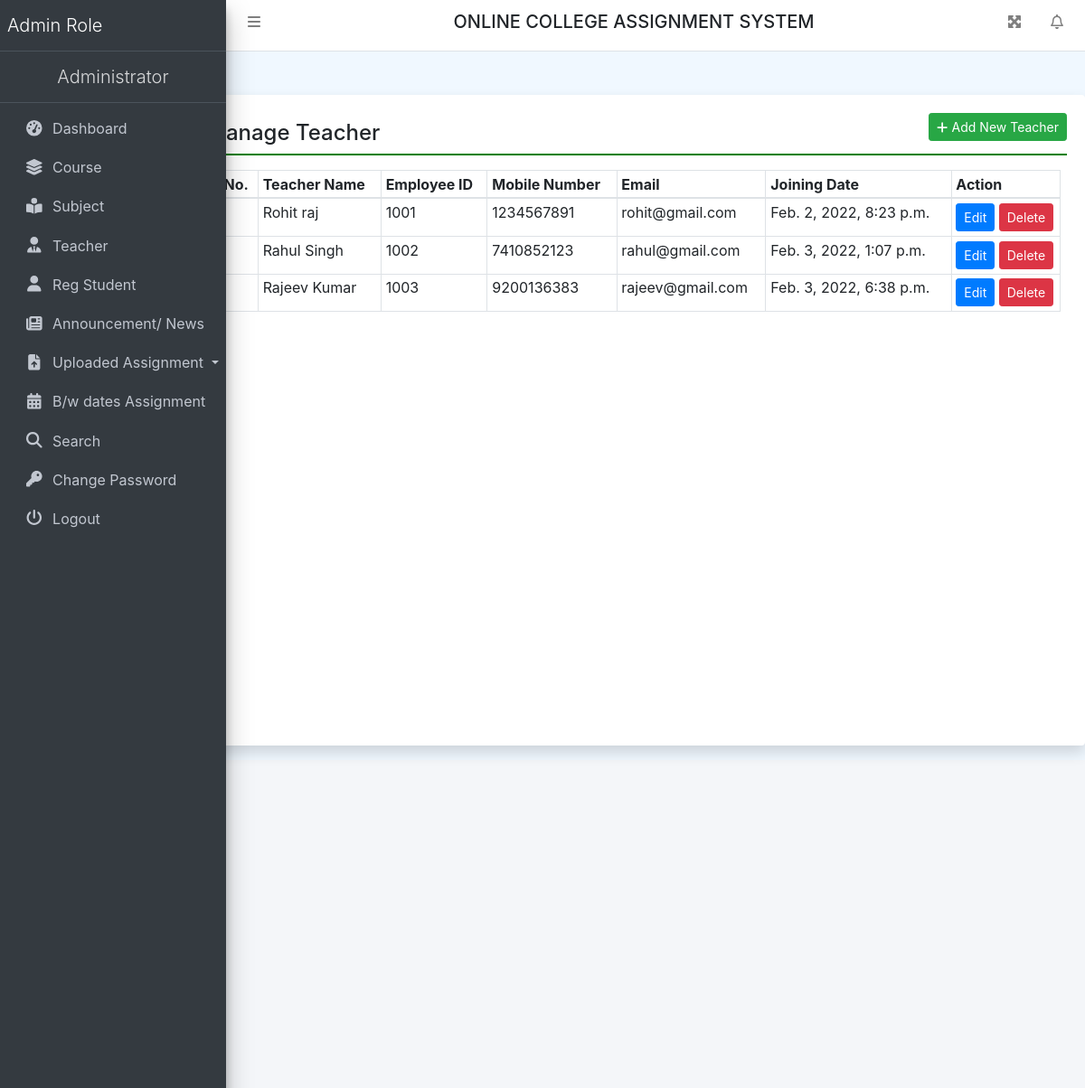
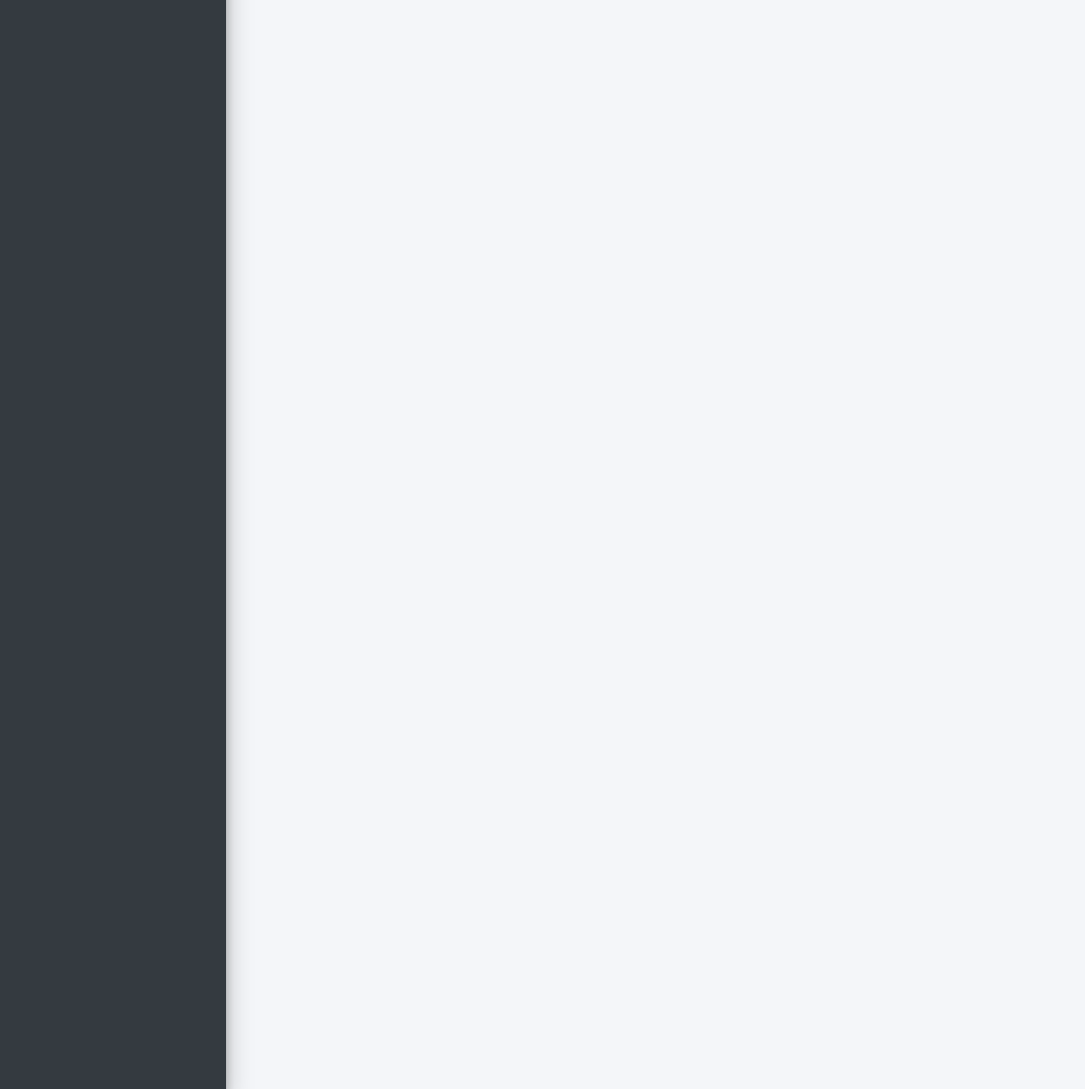
The page /teacher (signed in) on the database its author committed (2 pictures, top to bottom).
### collegeAssignment/models.py (models this page shows, shortened)
class Teacher(models.Model):
    users = models.ForeignKey(User, on_delete=models.CASCADE)
    EmpID = models.IntegerField(null=True)
    MobileNumber = models.CharField(max_length=15, null=True)
    Gender = models.CharField(max_length=50, null=True)
    Dob = models.DateField(null=True)
    course = models.ForeignKey(Course, on_delete=models.CASCADE)
    Religion = models.CharField(max_length=100, null=True)
    Address = models.CharField(max_length=300, null=True)
    ProfilePic = models.FileField(max_length=200, null=True)
    JoiningDate = models.DateTimeField(auto_now_add=True)

### collegeAssignment/views.py (the view, shortened to what this page needs)
# urls.py: path('teacher', teacher, name='teacher'),
def teacher(request):
    if not request.user.is_authenticated:
        return redirect('admin_login')
    course = Course.objects.all()
    teacher = Teacher.objects.all()
    try:
        empid = 1001 if Teacher.objects.count() == 0 else Teacher.objects.aggregate(max=Max('EmpID'))["max"] + 1
        error = ""
    except:
        pass
    return render(request, 'teacher.html', locals())

### collegeAssignment/templates/teacher.html (shortened to what this page needs)
{% extends 'header.html' %}
{% block main %}
<div class="card shadow mt-5 offset-2" style="min-height: 90vh">
    <div class="card-body">
        <a href="#" class="btn btn-success btn-sm float-right"
           data-target="#addpro" data-toggle="modal"><i class="fa fa-plus"></i>
            Add New Teacher</a>
        <h4 class="p-2" style="border-bottom: 2px solid green;">Manage
            Teacher</h4>
        <div class="container-fluid mt-3">
            <table class="table table-bordered table-sm">
                <thead>
                <tr>
                    <th>S No.</th>
                    <th>Teacher Name</th>
                    <th>Employee ID</th>
                    <th>Mobile Number</th>
                    <th>Email</th>
                    <th>Joining Date</th>
                    <th>Action</th>
                </tr>
                </thead>
                <tbody>
                {% for i in teacher %}
                <tr>
                    <td>{{forloop.counter}}</td>
                    <td>{{i.users.first_name}} {{i.users.last_name}}</td>
                    <td>{{i.EmpID}}</td>
                    <td>{{i.MobileNumber}}</td>
                    <td>{{i.users.username}}</td>
                    <td>{{i.JoiningDate}}</td>
                    <td style="width: 120px;">
                        <a href="{% url 'editTeacher' i.id %}" class="btn btn-primary btn-sm">Edit</a>
                        <a onclick="return confirm('Are you sure to Delete')" href="{% url 'deleteTeacher' i.users.id %}"
                           class="btn btn-sm btn-danger">Delete</a>
                    </td>
                </tr>
                {% endfor %}
                </tbody>
            </table>
        </div>
    </div>
</div>
{% endblock %}

### collegeAssignment/static/css/all.css (style rules this page uses)
.fa-plus:before { content: "\f067"; }

### collegeAssignment/templates/header.html (style rules this page uses)
body { background-color: aliceblue; }

### rows shown on the page
Teacher: users.first_name "Rohit", users.last_name "raj", EmpID "1001", MobileNumber "1234567891", users.username "rohit@gmail.com", JoiningDate "Feb. 2, 2022, 8:23 p.m."
Teacher: users.first_name "Rahul", users.last_name "Singh", EmpID "1002", MobileNumber "7410852123", users.username "rahul@gmail.com", JoiningDate "Feb. 3, 2022, 1:07 p.m."
Teacher: users.first_name "Rajeev", users.last_name "Kumar", EmpID "1003", MobileNumber "9200136383", users.username "rajeev@gmail.com", JoiningDate "Feb. 3, 2022, 6:38 p.m."
